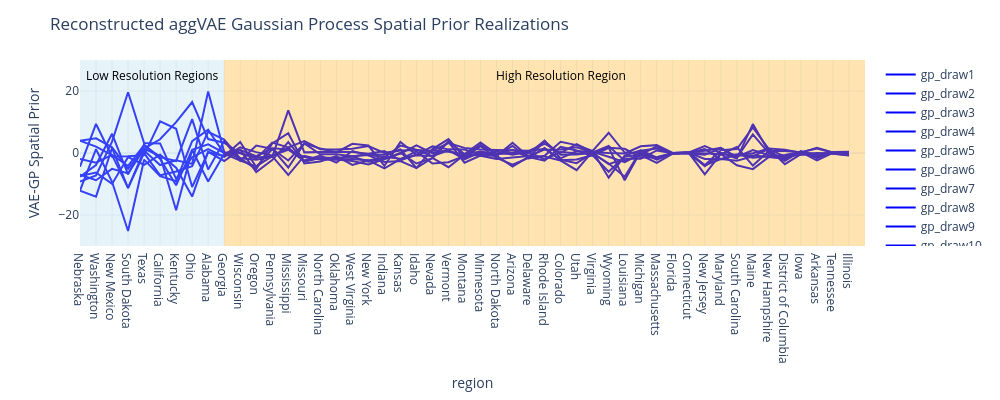

This figure's notebook cell:
### Code cell
p1 = px.line()
region_colors = px.colors.qualitative.Plotly
for i in range(10):
    p1.add_scatter(
        #x = np.arange(1, len(vae_draws) + 1),
        x = df_hi["area"],
        y = vae_draws[i,:],
        line = dict(color = "blue", width = 2),
        marker = dict(color = region_colors[i], size = 10),
        name = f"gp_draw{i + 1}"
    )

p1.update_layout(
    template = "plotly_white", 
    xaxis_title = "region", 
    yaxis_title = "VAE-GP Spatial Prior", 
    title = "Reconstructed aggVAE Gaussian Process Spatial Prior Realizations",
    width = 1000, height = 400, 
    xaxis = dict(
        tickmode = "array",
        #ticktext = [f"R{i}" for i in range(1, len(vae_draws+1))]
    ) 
)

p1.add_shape(
    type="rect",
    x0=0, x1=9,  # Before x=9, low resolution region
    y0=-30, y1=30,  # Cover the entire y-axis region
    fillcolor="lightblue", opacity=0.3, line_width=0  # Light blue background for low resolution
)

p1.add_shape(
    type="rect",
    x0=9, x1=49,  # Before x=9, low resolution region
    y0=-30, y1=30,  # Cover the entire y-axis region
    fillcolor="orange", opacity=0.3, line_width=0  # Light blue background for low resolution
)

p1.add_annotation(
    x=4.5, y=25,  # Center the text over the low-resolution region
    text="Low Resolution Regions",  # Label for low resolution
    showarrow=False,
    font=dict(size=12, color="black")
)

p1.add_annotation(
    x=30, y=25,  # Center the text over the low-resolution region
    text="High Resolution Region",  # Label for low resolution
    showarrow=False,
    font=dict(size=12, color="black")
)

p1.show()

### Figure 1 — Plotly figure (JSON) as saved in the notebook; plotly's stock layout.template omitted (floating-point values rounded to 4 significant figures)
{"data": [{"hovertemplate": "<extra></extra>", "legendgroup": "", "line": {"color": "#636efa", "dash": "solid"}, "marker": {"symbol": "circle"}, "mode": "lines", "name": "", "orientation": "v", "showlegend": false, "type": "scatter", "xaxis": "x", "yaxis": "y"}, {"line": {"color": "blue", "width": 2}, "marker": {"color": "#636EFA", "size": 10}, "name": "gp_draw1", "type": "scatter", "x": ["Nebraska", "Washington", "New Mexico", "South Dakota", "Texas", "California", "Kentucky", "Ohio", "Alabama", "Georgia", "Wisconsin", "Oregon", "Pennsylvania", "Mississippi", "Missouri", "North Carolina", "Oklahoma", "West Virginia", "New York", "Indiana", "Kansas", "Idaho", "Nevada", "Vermont", "Montana", "Minnesota", "North Dakota", "Arizona", "Delaware", "Rhode Island", "Colorado", "Utah", "Virginia", "Wyoming", "Louisiana", "Michigan", "Massachusetts", "Florida", "Connecticut", "New Jersey", "Maryland", "South Carolina", "Maine", "New Hampshire", "District of Columbia", "Iowa", "Arkansas", "Tennessee", "Illinois"], "y": [-12.18, -14.09, 1.612, -11.35, -0.01724, -7.185, -5.982, -4.22, 6.798, 4.319, -1.757, -5.184, 3.099, 6.391, -3.367, -2.727, -0.9983, -3.848, -2.394, -4.945, -1.999, 0.5113, -3.413, -2.969, -0.9556, 2.627, -0.3831, 1.005, -1.435, 3.767, -0.5861, -0.4473, 0.06648, 1.765, -8.815, 0.5867, -2.159, -0.1026, 0.05778, -1.931, -1.965, -0.5523, -0.79, -1.169, -1.653, 0.05692, -1.012, 0.03771, -0.01511, 0.1682, -0.8974, -0.1592, -0.02065, 0.01198, -4.159, -1.042, -4.066, -3.21]}, {"line": {"color": "blue", "width": 2}, "marker": {"color": "#EF553B", "size": 10}, "name": "gp_draw2", "type": "scatter", "x": ["Nebraska", "Washington", "New Mexico", "South Dakota", "Texas", "California", "Kentucky", "Ohio", "Alabama", "Georgia", "Wisconsin", "Oregon", "Pennsylvania", "Mississippi", "Missouri", "North Carolina", "Oklahoma", "West Virginia", "New York", "Indiana", "Kansas", "Idaho", "Nevada", "Vermont", "Montana", "Minnesota", "North Dakota", "Arizona", "Delaware", "Rhode Island", "Colorado", "Utah", "Virginia", "Wyoming", "Louisiana", "Michigan", "Massachusetts", "Florida", "Connecticut", "New Jersey", "Maryland", "South Carolina", "Maine", "New Hampshire", "District of Columbia", "Iowa", "Arkansas", "Tennessee", "Illinois"], "y": [-9.248, -7.213, 3.655, 19.58, 3.194, 3.09, -8.352, -1.343, 1.28, -1.272, 1.861, 0.2854, -0.7859, 1.016, -1.278, -2.078, -2.096, -1.968, -2.377, -1.472, 2.394, 1.102, -1.013, 0.8553, -1.441, 0.02042, -0.8378, 2.298, -1.749, -0.9005, 3.613, 2.539, 0.6813, 6.537, 0.1558, -0.03269, -1.823, 0.003515, 0.2183, 0.7606, 1.642, -1.504, 6.016, -0.08211, -2.521, 0.5992, -1.158, 0.2415, 0.2335, -0.05365, -1.029, 1.263, 0.3684, -0.02378, 0.5116, 0.3452, -2.167, -1.575]}, {"line": {"color": "blue", "width": 2}, "marker": {"color": "#00CC96", "size": 10}, "name": "gp_draw3", "type": "scatter", "x": ["Nebraska", "Washington", "New Mexico", "South Dakota", "Texas", "California", "Kentucky", "Ohio", "Alabama", "Georgia", "Wisconsin", "Oregon", "Pennsylvania", "Mississippi", "Missouri", "North Carolina", "Oklahoma", "West Virginia", "New York", "Indiana", "Kansas", "Idaho", "Nevada", "Vermont", "Montana", "Minnesota", "North Dakota", "Arizona", "Delaware", "Rhode Island", "Colorado", "Utah", "Virginia", "Wyoming", "Louisiana", "Michigan", "Massachusetts", "Florida", "Connecticut", "New Jersey", "Maryland", "South Carolina", "Maine", "New Hampshire", "District of Columbia", "Iowa", "Arkansas", "Tennessee", "Illinois"], "y": [-7.674, -3.877, 6.204, -6.872, 2.688, -1.892, -10.4, 1.059, 2.788, 0.007061, 0.9684, -1.013, 1.507, 1.131, -2.66, -1.465, -1.639, -1.122, -2.776, -1.86, -0.1821, 2.432, -0.06078, 0.9059, -2.018, 0.2838, -0.9441, 3.291, -1.139, -1.116, -2.425, -5.538, 0.5572, -7.972, -0.8536, 0.844, -1.394, -0.02208, 0.2194, 2.212, 0.06531, -1.797, 9.328, 0.4023, -2.091, 0.5124, -1.675, 0.2982, 0.4277, 0.2729, -1.604, 0.8375, 0.2075, 0.004089, -0.1719, 0.9677, -1.202, -0.9677]}, {"line": {"color": "blue", "width": 2}, "marker": {"color": "#AB63FA", "size": 10}, "name": "gp_draw4", "type": "scatter", "x": ["Nebraska", "Washington", "New Mexico", "South Dakota", "Texas", "California", "Kentucky", "Ohio", "Alabama", "Georgia", "Wisconsin", "Oregon", "Pennsylvania", "Mississippi", "Missouri", "North Carolina", "Oklahoma", "West Virginia", "New York", "Indiana", "Kansas", "Idaho", "Nevada", "Vermont", "Montana", "Minnesota", "North Dakota", "Arizona", "Delaware", "Rhode Island", "Colorado", "Utah", "Virginia", "Wyoming", "Louisiana", "Michigan", "Massachusetts", "Florida", "Connecticut", "New Jersey", "Maryland", "South Carolina", "Maine", "New Hampshire", "District of Columbia", "Iowa", "Arkansas", "Tennessee", "Illinois"], "y": [-1.949, -3.134, -0.6171, -4.18, 2.554, -1.334, -2.608, 10.94, -5.316, 3.876, -2.48, 2.407, 1.349, -4.674, 3.103, -0.4209, -0.4435, -1.061, -0.6273, -1.32, -1.892, -0.7022, -0.9314, 3.703, -0.373, 0.45, -0.2816, 0.1125, -0.1403, 3.996, -1.717, 0.6085, 0.3539, -1.19, -2.981, -0.2593, -2.013, -0.01779, 0.07584, 1.248, -1.998, -0.5191, -1.521, -1.088, -0.6621, 0.3182, -0.4437, 0.09479, -0.01019, -0.1657, -0.1297, 1.339, 0.2377, -0.03621, 1.309, 0.01935, -0.6728, 0.7203]}, {"line": {"color": "blue", "width": 2}, "marker": {"color": "#FFA15A", "size": 10}, "name": "gp_draw5", "type": "scatter", "x": ["Nebraska", "Washington", "New Mexico", "South Dakota", "Texas", "California", "Kentucky", "Ohio", "Alabama", "Georgia", "Wisconsin", "Oregon", "Pennsylvania", "Mississippi", "Missouri", "North Carolina", "Oklahoma", "West Virginia", "New York", "Indiana", "Kansas", "Idaho", "Nevada", "Vermont", "Montana", "Minnesota", "North Dakota", "Arizona", "Delaware", "Rhode Island", "Colorado", "Utah", "Virginia", "Wyoming", "Louisiana", "Michigan", "Massachusetts", "Florida", "Connecticut", "New Jersey", "Maryland", "South Carolina", "Maine", "New Hampshire", "District of Columbia", "Iowa", "Arkansas", "Tennessee", "Illinois"], "y": [-4.413, 9.363, -1.222, -1.084, -0.6862, 10.19, 7.831, -10.98, 0.2848, -0.9965, 3.54, -4.524, 1.287, -2.402, 3.094, 1.424, 0.2121, 2.979, 2.417, -4.131, 3.55, -0.59, 2.127, 1.172, 1.101, -0.5245, 0.5162, -0.5233, 0.3402, -2.098, 0.2908, -0.04452, -0.1249, -3.381, -7.665, 0.7587, 1.417, -0.1865, 0.173, -3.906, 0.9284, 1.256, 8.282, 1.234, -1.151, 0.1145, 1.641, 0.1354, -0.3135, 0.0964, 0.5948, -0.5072, -0.01598, -0.04574, -3.359, 2.002, 2.87, 0.2625]}, {"line": {"color": "blue", "width": 2}, "marker": {"color": "#19D3F3", "size": 10}, "name": "gp_draw6", "type": "scatter", "x": ["Nebraska", "Washington", "New Mexico", "South Dakota", "Texas", "California", "Kentucky", "Ohio", "Alabama", "Georgia", "Wisconsin", "Oregon", "Pennsylvania", "Mississippi", "Missouri", "North Carolina", "Oklahoma", "West Virginia", "New York", "Indiana", "Kansas", "Idaho", "Nevada", "Vermont", "Montana", "Minnesota", "North Dakota", "Arizona", "Delaware", "Rhode Island", "Colorado", "Utah", "Virginia", "Wyoming", "Louisiana", "Michigan", "Massachusetts", "Florida", "Connecticut", "New Jersey", "Maryland", "South Carolina", "Maine", "New Hampshire", "District of Columbia", "Iowa", "Arkansas", "Tennessee", "Illinois"], "y": [-7.405, -6.3, -9.978, -1.332, -3.786, -0.5531, -4.744, -14.05, 0.3957, -2.578, 1.081, -6.156, -2.286, 3.509, -2.819, -1.622, -1.81, -1.196, -0.3924, -0.5513, 1.119, -4.838, -1.579, -4.58, -0.5771, -0.8436, -0.8808, -4.353, -1.271, -2.476, 1.962, 0.7796, -0.8313, 1.664, 1.365, -1.453, -1.335, -0.1962, -0.1522, -0.5828, 1.531, -1.286, 0.922, -0.7158, -1.239, -0.5939, 0.02607, -0.2735, -0.8358, -1.043, -0.3511, -1.298, -0.3766, -0.1501, -1.992, -1.58, -1.875, -2.593]}, {"line": {"color": "blue", "width": 2}, "marker": {"color": "#FF6692", "size": 10}, "name": "gp_draw7", "type": "scatter", "x": ["Nebraska", "Washington", "New Mexico", "South Dakota", "Texas", "California", "Kentucky", "Ohio", "Alabama", "Georgia", "Wisconsin", "Oregon", "Pennsylvania", "Mississippi", "Missouri", "North Carolina", "Oklahoma", "West Virginia", "New York", "Indiana", "Kansas", "Idaho", "Nevada", "Vermont", "Montana", "Minnesota", "North Dakota", "Arizona", "Delaware", "Rhode Island", "Colorado", "Utah", "Virginia", "Wyoming", "Louisiana", "Michigan", "Massachusetts", "Florida", "Connecticut", "New Jersey", "Maryland", "South Carolina", "Maine", "New Hampshire", "District of Columbia", "Iowa", "Arkansas", "Tennessee", "Illinois"], "y": [-12.12, 1.229, -9.279, -25.15, -2.153, -7.453, -9.08, 3.793, 7.53, -0.2353, -2.473, -4.329, -0.9952, 1.713, -2.395, -0.8346, -3.105, 0.6338, -0.7766, -2.908, -2.57, -4.854, 1.252, 4.474, -1.458, 2.193, -1.572, -3.765, -1.6, 1.64, -2.304, -2.104, -0.7108, -6.068, -1.128, -0.6674, -3.168, -0.2135, -0.1115, -4.02, -1.959, -2.494, -1.08, 1.358, -3.591, -0.3974, -0.5389, -0.1982, -0.7071, -1.203, -0.8751, -0.5994, -0.261, -0.2031, 0.6791, 2.308, 0.1985, -0.9446]}, {"line": {"color": "blue", "width": 2}, "marker": {"color": "#B6E880", "size": 10}, "name": "gp_draw8", "type": "scatter", "x": ["Nebraska", "Washington", "New Mexico", "South Dakota", "Texas", "California", "Kentucky", "Ohio", "Alabama", "Georgia", "Wisconsin", "Oregon", "Pennsylvania", "Mississippi", "Missouri", "North Carolina", "Oklahoma", "West Virginia", "New York", "Indiana", "Kansas", "Idaho", "Nevada", "Vermont", "Montana", "Minnesota", "North Dakota", "Arizona", "Delaware", "Rhode Island", "Colorado", "Utah", "Virginia", "Wyoming", "Louisiana", "Michigan", "Massachusetts", "Florida", "Connecticut", "New Jersey", "Maryland", "South Carolina", "Maine", "New Hampshire", "District of Columbia", "Iowa", "Arkansas", "Tennessee", "Illinois"], "y": [3.984, 4.748, 1.816, -5.087, 1.43, 4.434, 9.954, 16.45, 4.493, 3.311, -0.1372, -1.824, 3.378, 1.822, 3.861, 1.21, 1.166, 1.357, 2.224, 0.04782, 0.7982, 0.9574, 0.7558, 3.179, 1.651, 1.129, 0.9295, 0.7043, 0.7089, 2.985, 0.02883, 2.863, 0.2662, -0.01022, -0.1584, 2.147, 2.539, -0.002384, 0.06407, -4.252, -0.4075, 1.936, -4.041, 0.6324, 0.6773, 0.2448, 1.441, 0.05435, 0.08883, 0.4046, 1.194, 0.5616, 0.1678, 0.04901, 1.633, 0.8963, 1.4, 1.395]}, {"line": {"color": "blue", "width": 2}, "marker": {"color": "#FF97FF", "size": 10}, "name": "gp_draw9", "type": "scatter", "x": ["Nebraska", "Washington", "New Mexico", "South Dakota", "Texas", "California", "Kentucky", "Ohio", "Alabama", "Georgia", "Wisconsin", "Oregon", "Pennsylvania", "Mississippi", "Missouri", "North Carolina", "Oklahoma", "West Virginia", "New York", "Indiana", "Kansas", "Idaho", "Nevada", "Vermont", "Montana", "Minnesota", "North Dakota", "Arizona", "Delaware", "Rhode Island", "Colorado", "Utah", "Virginia", "Wyoming", "Louisiana", "Michigan", "Massachusetts", "Florida", "Connecticut", "New Jersey", "Maryland", "South Carolina", "Maine", "New Hampshire", "District of Columbia", "Iowa", "Arkansas", "Tennessee", "Illinois"], "y": [-6.963, -8.781, -5.108, -6.591, 1.329, -0.9247, -18.47, 0.9625, -9.204, -0.3202, 0.02917, -1.444, -1.038, -7.102, -0.9042, -2.055, -2.112, -2.6, -3.732, -2.003, 0.04653, -3.381, -1.681, 3.586, -3.137, -0.8552, -1.947, -1.336, -0.9479, 1.086, 1.126, 1.828, 0.1578, 2.278, -2.566, -0.5397, 2.103, -0.1705, 0.06716, -6.891, -0.313, -3.976, -5.201, -1.264, -1.829, 0.2562, -2.351, 0.05428, -0.4261, -1.14, -2.032, 0.7296, 0.1683, -0.1874, 0.7784, -0.009582, -2.389, -0.05139]}, {"line": {"color": "blue", "width": 2}, "marker": {"color": "#FECB52", "size": 10}, "name": "gp_draw10", "type": "scatter", "x": ["Nebraska", "Washington", "New Mexico", "South Dakota", "Texas", "California", "Kentucky", "Ohio", "Alabama", "Georgia", "Wisconsin", "Oregon", "Pennsylvania", "Mississippi", "Missouri", "North Carolina", "Oklahoma", "West Virginia", "New York", "Indiana", "Kansas", "Idaho", "Nevada", "Vermont", "Montana", "Minnesota", "North Dakota", "Arizona", "Delaware", "Rhode Island", "Colorado", "Utah", "Virginia", "Wyoming", "Louisiana", "Michigan", "Massachusetts", "Florida", "Connecticut", "New Jersey", "Maryland", "South Carolina", "Maine", "New Hampshire", "District of Columbia", "Iowa", "Arkansas", "Tennessee", "Illinois"], "y": [4.014, 2.043, -0.689, -11.26, 0.7851, -3.877, -2.36, -3.512, 19.81, 0.2882, -1.712, -2.17, -1.239, 13.73, 0.2046, 0.4054, 0.4212, 0.3252, -0.2771, 0.6039, -2.352, -0.4813, 0.7915, 0.3998, -0.3784, 3.365, -0.2263, -0.1271, 0.637, 1.36, -2.183, -3.28, 0.04372, -3.605, -1.835, -1.823, 0.8314, -0.09186, 0.04868, -0.1689, -0.6005, -0.5759, -0.04672, 1.465, 1.091, 0.08192, -0.2819, 0.04237, -0.121, -0.2132, -0.2985, 0.508, 0.03768, -0.06704, -0.5712, 1.236, 0.4712, 1.208]}], "layout": {"annotations": [{"font": {"color": "black", "size": 12}, "showarrow": false, "text": "Low Resolution Regions", "x": 4.5, "y": 25}, {"font": {"color": "black", "size": 12}, "showarrow": false, "text": "High Resolution Region", "x": 30, "y": 25}], "height": 400, "legend": {"tracegroupgap": 0}, "margin": {"t": 60}, "shapes": [{"fillcolor": "lightblue", "line": {"width": 0}, "opacity": 0.3, "type": "rect", "x0": 0, "x1": 9, "y0": -30, "y1": 30}, {"fillcolor": "orange", "line": {"width": 0}, "opacity": 0.3, "type": "rect", "x0": 9, "x1": 49, "y0": -30, "y1": 30}], "title": {"text": "Reconstructed aggVAE Gaussian Process Spatial Prior Realizations"}, "width": 1000, "xaxis": {"anchor": "y", "domain": [0, 1], "tickmode": "array", "title": {"text": "region"}}, "yaxis": {"anchor": "x", "domain": [0, 1], "title": {"text": "VAE-GP Spatial Prior"}}}}
